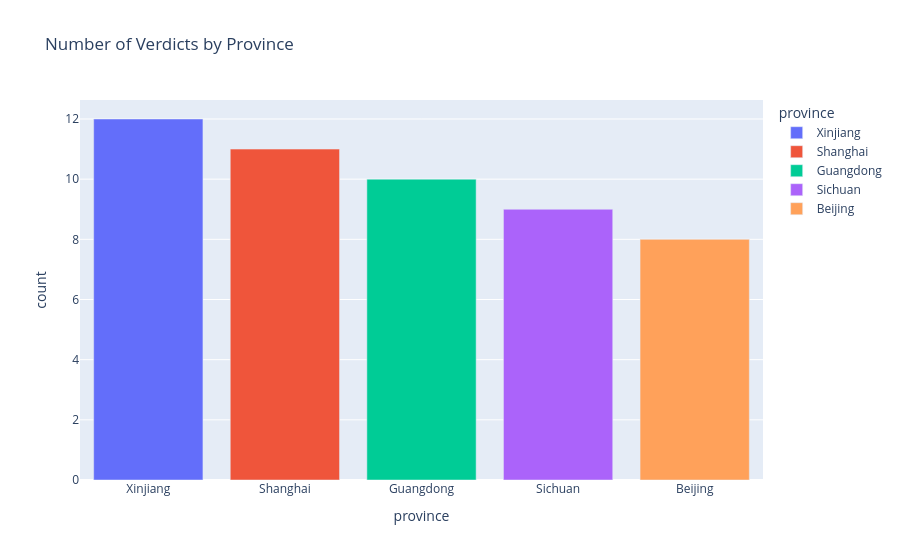

Source (notebook cell):
### Code cell
import plotly.express as px

fig = px.bar(
    df["province"].value_counts().reset_index(),
    x="province",
    y="count",
    title="Number of Verdicts by Province",
    color="province",
)
fig.show()

### Figure 1 — Plotly figure (JSON) as saved in the notebook; plotly's stock layout.template omitted (floating-point values rounded to 4 significant figures)
{"data": [{"hovertemplate": "province=%{x}<br>count=%{y}<extra></extra>", "legendgroup": "Xinjiang", "marker": {"color": "#636efa", "pattern": {"shape": ""}}, "name": "Xinjiang", "orientation": "v", "showlegend": true, "textposition": "auto", "type": "bar", "x": ["Xinjiang"], "xaxis": "x", "y": [12], "yaxis": "y"}, {"hovertemplate": "province=%{x}<br>count=%{y}<extra></extra>", "legendgroup": "Shanghai", "marker": {"color": "#EF553B", "pattern": {"shape": ""}}, "name": "Shanghai", "orientation": "v", "showlegend": true, "textposition": "auto", "type": "bar", "x": ["Shanghai"], "xaxis": "x", "y": [11], "yaxis": "y"}, {"hovertemplate": "province=%{x}<br>count=%{y}<extra></extra>", "legendgroup": "Guangdong", "marker": {"color": "#00cc96", "pattern": {"shape": ""}}, "name": "Guangdong", "orientation": "v", "showlegend": true, "textposition": "auto", "type": "bar", "x": ["Guangdong"], "xaxis": "x", "y": [10], "yaxis": "y"}, {"hovertemplate": "province=%{x}<br>count=%{y}<extra></extra>", "legendgroup": "Sichuan", "marker": {"color": "#ab63fa", "pattern": {"shape": ""}}, "name": "Sichuan", "orientation": "v", "showlegend": true, "textposition": "auto", "type": "bar", "x": ["Sichuan"], "xaxis": "x", "y": [9], "yaxis": "y"}, {"hovertemplate": "province=%{x}<br>count=%{y}<extra></extra>", "legendgroup": "Beijing", "marker": {"color": "#FFA15A", "pattern": {"shape": ""}}, "name": "Beijing", "orientation": "v", "showlegend": true, "textposition": "auto", "type": "bar", "x": ["Beijing"], "xaxis": "x", "y": [8], "yaxis": "y"}], "layout": {"barmode": "relative", "legend": {"title": {"text": "province"}, "tracegroupgap": 0}, "title": {"text": "Number of Verdicts by Province"}, "xaxis": {"anchor": "y", "categoryarray": ["Xinjiang", "Shanghai", "Guangdong", "Sichuan", "Beijing"], "categoryorder": "array", "domain": [0, 1], "title": {"text": "province"}}, "yaxis": {"anchor": "x", "domain": [0, 1], "title": {"text": "count"}}}}
